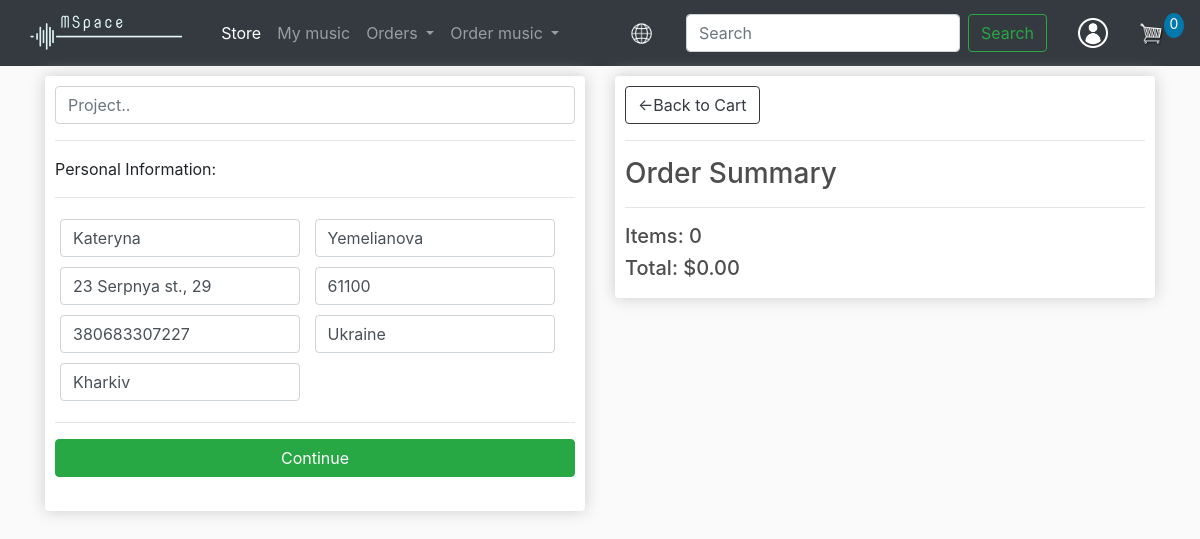
Screenshot of /checkout/ (signed in) with the database file from the repository.
### store/models.py (models this page shows, shortened)
class PersonalData(models.Model):
    customer = models.OneToOneField(Customer, on_delete=models.CASCADE, blank=True, null=True)
    address = models.CharField(max_length=200, null=True)
    index = models.CharField(max_length=200, null=True)
    first_name = models.CharField(max_length=200, null=True)
    last_name = models.CharField(max_length=200, null=True)
    phone = models.CharField(max_length=20, null=True)
    country = models.CharField(max_length=50, null=True)
    city = models.CharField(max_length=50, null=True)

class Order(models.Model):
    id = models.UUIDField(primary_key=True, default=uuid.uuid4, editable=False)
    customer = models.ForeignKey(Customer, on_delete=models.SET_NULL, blank=True, null=True)
    date_ordered = models.DateTimeField(auto_now_add=True)
    complete = models.BooleanField(max_length=200, null=True)
    project = models.CharField(max_length=200, null=True)
    transaction_id = models.CharField(max_length=200, null=True)
    @property
    def get_cart_total(self):
        order_items = self.orderitem_set.all()
        return sum([item.get_price for item in order_items])
    @property
    def get_cart_count(self):
        order_items = self.orderitem_set.all()
        return order_items.count()

### store/views.py (the view)
# urls.py: path('checkout/', views.checkout, name="checkout"),
def checkout(request):
    data = cartData(request)
    items = data['items']
    order = data['order']
    cartCount = data['cartCount']
    personal_data = data['personal_data']
    context = {'items': items, 'order': order, 'cartCount': cartCount, 'personal_data': personal_data}
    return render(request, 'store/checkout.html', context)

### store/models.py (called while the page is built)
    @property
    def get_personal_data(self):
        try:
            personal_data = self.personaldata
        except:
            personal_data = None
        return personal_data

### store/templatetags/filters.py (called while the page is built)
def is_customer(user):
    try:
        client = user.customer
        return True
    except:
        return False

def remove_lang_code(url):
    url = re.sub(r'/?(uk|en)/?', "", url)
    if url == '' or url == '/':
        return ''
    return '/' + url

### store/utils.py (called while the page is built)
def cartData(request):
    if request.user.is_authenticated:
        try:
            customer = request.user.customer
            order, created = Order.objects.get_or_create(customer=customer, complete=False)
            items = order.orderitem_set.all()
            personal_data = request.user.customer.get_personal_data
            cartCount = order.get_cart_count
        except:
            order = None
            items = None
            personal_data = None
            cartCount = 0
    else:
        cookieData = cookieCart(request)
        items = cookieData['items']
        order = cookieData['order']
        cartCount = cookieData['cartCount']
        personal_data = None
    return {'items': items, 'order': order, 'cartCount': cartCount, 'personal_data': personal_data}

### store/templates/store/checkout.html (shortened to what this page needs)
{% extends 'store/main.html' %}
{% load static %}
{% block content %}
    <div class="row">
        <div class="col-lg-6">
            <div class="box-element" id="form-wrapper">
                <form id="checkout-form">
                    <div><input class="form-control" name="project" placeholder="Project.." value="{{ order.project|default:'' }}"></div>
                    <div id="personal-info">
                        <hr>
						<p>Personal Information:</p>
						<hr>
                        <div class="form-field">
							<input class="form-control" type="text" name="first_name" value="{{ personal_data.first_name|default:''}}" placeholder="First name..">
						</div>
						<div class="form-field">
							<input class="form-control" type="text" name="last_name" value="{{ personal_data.last_name|default:''}}" placeholder="Last name..">
						</div>
						<div class="form-field">
							<input class="form-control" type="text" name="address" value="{{ personal_data.address|default:''}}" placeholder="Address..">
						</div>
                        <div class="form-field">
							<input class="form-control" type="text" name="index" value="{{ personal_data.index|default:''}}" placeholder="Index..">
						</div>
                        <div class="form-field">
							<input class="form-control" type="text" name="phone" value="{{ personal_data.phone|default:''}}" placeholder="Phone..">
						</div>
						<div class="form-field">
							<input class="form-control" type="text" name="country" value="{{ personal_data.country|default:''}}" placeholder="Country..">
						</div>
                        <div class="form-field">
							<input class="form-control" type="text" name="city" value="{{ personal_data.city|default:''}}" placeholder="City..">
						</div>
                    </div>
                    <hr>
                    <input id="form-button" class="btn btn-success btn-block" type="submit" value="Continue">
                </form>
            <br>
            </div>
        </div>
        <div class="col-lg-6">
            <div class="box-element">
                <a class="btn btn-outline-dark" href="{% url 'cart' %}">&#x2190;Back to Cart</a>
                <hr>
                <h3>Order Summary</h3>
                <hr>
				<h5>Items: {{ order.get_cart_count }}</h5>
				<h5>Total:   ${{ order.get_cart_total|floatformat:2 }}</h5>
            </div>
        </div>
    </div>
{% endblock content %}

### static/css/main.css (style rules this page uses)
body { background-color: hsl(0, 0%, 98%); }
h1,h2,h3,h4,h5,h6 { color:hsl(0, 0%, 30%); }
.box-element { box-shadow:hsl(0, 0%, 80%) 0 0 16px; background-color: #fff; border-radius: 4px; padding: 10px; }
.col-lg-4, .col-lg-6, .col-lg-8, .col-lg-12 { margin-top: 10px; }
.form-field { width:250px; display: inline-block; padding: 5px; }

### rows the page displays
PersonalData: first_name "Kateryna", last_name "Yemelianova", address "23 Serpnya st., 29", index "61100", phone "380683307227", country "Ukraine", city "Kharkiv"
Order: get_cart_count "0", get_cart_total "0.00"

### other values shown
{{ cartCount }} "0"
